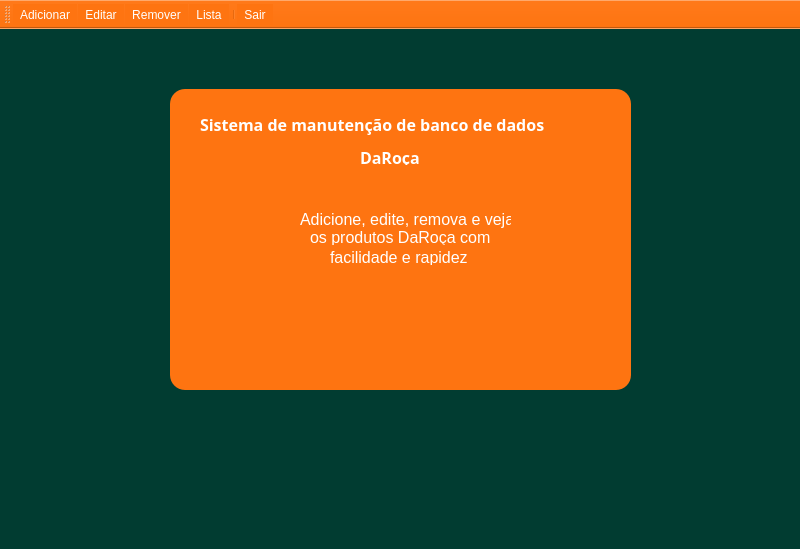
<?xml version="1.0" encoding="UTF-8"?>
<ui version="4.0">
 <class>FrmProds</class>
 <widget class="QMainWindow" name="FrmProds">
  <property name="geometry">
   <rect>
    <x>0</x>
    <y>0</y>
    <width>800</width>
    <height>549</height>
   </rect>
  </property>
  <property name="windowTitle">
   <string>Sistema de manutenção de banco de dados</string>
  </property>
  <property name="styleSheet">
   <string notr="true">background-color: #013C31;
</string>
  </property>
  <property name="toolButtonStyle">
   <enum>Qt::ToolButtonTextUnderIcon</enum>
  </property>
  <widget class="QWidget" name="centralwidget">
   <widget class="QFrame" name="frame">
    <property name="geometry">
     <rect>
      <x>170</x>
      <y>60</y>
      <width>461</width>
      <height>301</height>
     </rect>
    </property>
    <property name="styleSheet">
     <string notr="true">background: #FE7411;
border-radius: 15px;</string>
    </property>
    <property name="frameShape">
     <enum>QFrame::StyledPanel</enum>
    </property>
    <property name="frameShadow">
     <enum>QFrame::Raised</enum>
    </property>
    <widget class="QLabel" name="label">
     <property name="geometry">
      <rect>
       <x>30</x>
       <y>0</y>
       <width>391</width>
       <height>71</height>
      </rect>
     </property>
     <property name="font">
      <font>
       <family>Arial Black</family>
       <pointsize>12</pointsize>
       <weight>75</weight>
       <bold>true</bold>
      </font>
     </property>
     <property name="styleSheet">
      <string notr="true">color: #fff</string>
     </property>
     <property name="text">
      <string>Sistema de manutenção de banco de dados</string>
     </property>
    </widget>
    <widget class="QLabel" name="label_2">
     <property name="geometry">
      <rect>
       <x>190</x>
       <y>60</y>
       <width>71</width>
       <height>16</height>
      </rect>
     </property>
     <property name="font">
      <font>
       <family>Arial Black</family>
       <pointsize>12</pointsize>
       <weight>75</weight>
       <bold>true</bold>
      </font>
     </property>
     <property name="styleSheet">
      <string notr="true">color: #fff</string>
     </property>
     <property name="text">
      <string>DaRoça</string>
     </property>
    </widget>
    <widget class="QLabel" name="label_3">
     <property name="geometry">
      <rect>
       <x>130</x>
       <y>120</y>
       <width>211</width>
       <height>21</height>
      </rect>
     </property>
     <property name="font">
      <font>
       <family>Arial</family>
       <pointsize>12</pointsize>
      </font>
     </property>
     <property name="styleSheet">
      <string notr="true">color: #fff</string>
     </property>
     <property name="text">
      <string>Adicione, edite, remova e veja</string>
     </property>
    </widget>
    <widget class="QLabel" name="label_4">
     <property name="geometry">
      <rect>
       <x>140</x>
       <y>140</y>
       <width>181</width>
       <height>16</height>
      </rect>
     </property>
     <property name="font">
      <font>
       <family>Arial</family>
       <pointsize>12</pointsize>
      </font>
     </property>
     <property name="styleSheet">
      <string notr="true">color: #fff</string>
     </property>
     <property name="text">
      <string>os produtos DaRoça com</string>
     </property>
    </widget>
    <widget class="QLabel" name="label_5">
     <property name="geometry">
      <rect>
       <x>160</x>
       <y>160</y>
       <width>141</width>
       <height>16</height>
      </rect>
     </property>
     <property name="font">
      <font>
       <family>Arial</family>
       <pointsize>12</pointsize>
      </font>
     </property>
     <property name="styleSheet">
      <string notr="true">color: #fff</string>
     </property>
     <property name="text">
      <string>facilidade e rapidez</string>
     </property>
    </widget>
   </widget>
  </widget>
  <widget class="QMenuBar" name="menubar">
   <property name="geometry">
    <rect>
     <x>0</x>
     <y>0</y>
     <width>800</width>
     <height>21</height>
    </rect>
   </property>
  </widget>
  <widget class="QStatusBar" name="statusbar"/>
  <widget class="QToolBar" name="toolBar">
   <property name="font">
    <font>
     <family>Arial</family>
     <pointsize>12</pointsize>
    </font>
   </property>
   <property name="windowTitle">
    <string>toolBar</string>
   </property>
   <property name="autoFillBackground">
    <bool>false</bool>
   </property>
   <property name="styleSheet">
    <string notr="true">background: #FE7411;
color: #fff;</string>
   </property>
   <attribute name="toolBarArea">
    <enum>TopToolBarArea</enum>
   </attribute>
   <attribute name="toolBarBreak">
    <bool>false</bool>
   </attribute>
   <addaction name="action_Adicionar"/>
   <addaction name="action_Editar"/>
   <addaction name="action_Remover"/>
   <addaction name="action_Lista"/>
   <addaction name="separator"/>
   <addaction name="action_Sair"/>
  </widget>
  <action name="action_Adicionar">
   <property name="icon">
    <iconset resource="imgs.qrc">
     <normaloff>:/prod/imgsDaRocaBD/adicionar.png</normaloff>:/prod/imgsDaRocaBD/adicionar.png</iconset>
   </property>
   <property name="text">
    <string>&amp;Adicionar</string>
   </property>
   <property name="toolTip">
    <string>Incluir novo produto</string>
   </property>
  </action>
  <action name="action_Editar">
   <property name="icon">
    <iconset resource="imgs.qrc">
     <normaloff>:/prod/imgsDaRocaBD/editar.png</normaloff>:/prod/imgsDaRocaBD/editar.png</iconset>
   </property>
   <property name="text">
    <string>&amp;Editar</string>
   </property>
   <property name="toolTip">
    <string>Alterar os dados de um produto existente</string>
   </property>
  </action>
  <action name="action_Lista">
   <property name="icon">
    <iconset resource="imgs.qrc">
     <normaloff>:/prod/imgsDaRocaBD/listar.png</normaloff>:/prod/imgsDaRocaBD/listar.png</iconset>
   </property>
   <property name="text">
    <string>&amp;Lista</string>
   </property>
   <property name="toolTip">
    <string>Apresenta uma lista com todos os produtos</string>
   </property>
  </action>
  <action name="action_Remover">
   <property name="icon">
    <iconset resource="imgs.qrc">
     <normaloff>:/prod/imgsDaRocaBD/remover.png</normaloff>:/prod/imgsDaRocaBD/remover.png</iconset>
   </property>
   <property name="text">
    <string>&amp;Remover</string>
   </property>
   <property name="toolTip">
    <string>Excluir um produto existente</string>
   </property>
  </action>
  <action name="action_Sair">
   <property name="icon">
    <iconset resource="imgs.qrc">
     <normaloff>:/prod/imgsDaRocaBD/sair.png</normaloff>:/prod/imgsDaRocaBD/sair.png</iconset>
   </property>
   <property name="text">
    <string>&amp;Sair</string>
   </property>
   <property name="toolTip">
    <string>Fecha a conexão</string>
   </property>
  </action>
 </widget>
 <resources>
  <include location="imgs.qrc"/>
 </resources>
 <connections/>
</ui>
